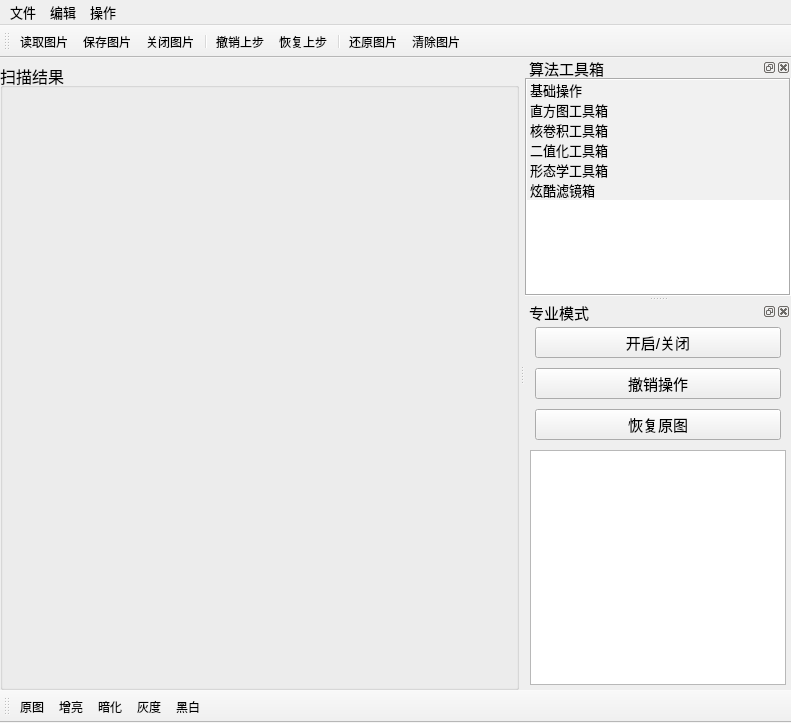
<?xml version="1.0" encoding="UTF-8"?>
<ui version="4.0">
 <class>MainWindow</class>
 <widget class="QMainWindow" name="MainWindow">
  <property name="geometry">
   <rect>
    <x>0</x>
    <y>0</y>
    <width>791</width>
    <height>723</height>
   </rect>
  </property>
  <property name="windowTitle">
   <string>Image Processor</string>
  </property>
  <property name="layoutDirection">
   <enum>Qt::LeftToRight</enum>
  </property>
  <property name="autoFillBackground">
   <bool>false</bool>
  </property>
  <property name="styleSheet">
   <string notr="true"/>
  </property>
  <property name="toolButtonStyle">
   <enum>Qt::ToolButtonIconOnly</enum>
  </property>
  <property name="documentMode">
   <bool>true</bool>
  </property>
  <property name="tabShape">
   <enum>QTabWidget::Rounded</enum>
  </property>
  <property name="dockNestingEnabled">
   <bool>true</bool>
  </property>
  <property name="dockOptions">
   <set>QMainWindow::AllowNestedDocks|QMainWindow::AllowTabbedDocks|QMainWindow::AnimatedDocks</set>
  </property>
  <property name="unifiedTitleAndToolBarOnMac">
   <bool>false</bool>
  </property>
  <widget class="QWidget" name="centralwidget">
   <property name="sizePolicy">
    <sizepolicy hsizetype="Expanding" vsizetype="Expanding">
     <horstretch>0</horstretch>
     <verstretch>0</verstretch>
    </sizepolicy>
   </property>
   <property name="maximumSize">
    <size>
     <width>16777215</width>
     <height>16777215</height>
    </size>
   </property>
   <layout class="QHBoxLayout" name="horizontalLayout_7">
    <property name="spacing">
     <number>0</number>
    </property>
    <property name="leftMargin">
     <number>0</number>
    </property>
    <property name="topMargin">
     <number>5</number>
    </property>
    <property name="rightMargin">
     <number>0</number>
    </property>
    <property name="bottomMargin">
     <number>0</number>
    </property>
    <item>
     <widget class="QSplitter" name="splitter">
      <property name="orientation">
       <enum>Qt::Horizontal</enum>
      </property>
      <widget class="QGroupBox" name="groupBox">
       <property name="font">
        <font>
         <pointsize>12</pointsize>
        </font>
       </property>
       <property name="title">
        <string>扫描结果</string>
       </property>
       <layout class="QVBoxLayout" name="initial_img">
        <property name="spacing">
         <number>0</number>
        </property>
        <property name="leftMargin">
         <number>0</number>
        </property>
        <property name="topMargin">
         <number>0</number>
        </property>
        <property name="rightMargin">
         <number>0</number>
        </property>
        <property name="bottomMargin">
         <number>0</number>
        </property>
       </layout>
      </widget>
     </widget>
    </item>
   </layout>
  </widget>
  <widget class="QMenuBar" name="menubar">
   <property name="geometry">
    <rect>
     <x>0</x>
     <y>0</y>
     <width>791</width>
     <height>29</height>
    </rect>
   </property>
   <property name="font">
    <font>
     <family>Microsoft YaHei</family>
     <pointsize>10</pointsize>
     <stylestrategy>PreferDefault</stylestrategy>
    </font>
   </property>
   <property name="autoFillBackground">
    <bool>false</bool>
   </property>
   <property name="styleSheet">
    <string notr="true"/>
   </property>
   <property name="defaultUp">
    <bool>false</bool>
   </property>
   <property name="nativeMenuBar">
    <bool>true</bool>
   </property>
   <widget class="QMenu" name="menuFile">
    <property name="font">
     <font>
      <pointsize>9</pointsize>
     </font>
    </property>
    <property name="contextMenuPolicy">
     <enum>Qt::DefaultContextMenu</enum>
    </property>
    <property name="styleSheet">
     <string notr="true"/>
    </property>
    <property name="title">
     <string>文件</string>
    </property>
    <addaction name="action_load_img"/>
    <addaction name="action_save_img"/>
   </widget>
   <widget class="QMenu" name="menu_edit">
    <property name="title">
     <string>编辑</string>
    </property>
    <addaction name="action_undo"/>
    <addaction name="action_redo"/>
    <addaction name="action_original_img"/>
    <addaction name="action_clear_img"/>
    <addaction name="action_close_img"/>
   </widget>
   <widget class="QMenu" name="menu">
    <property name="title">
     <string>操作</string>
    </property>
   </widget>
   <addaction name="menuFile"/>
   <addaction name="menu_edit"/>
   <addaction name="menu"/>
  </widget>
  <widget class="QToolBar" name="toolBar">
   <property name="windowTitle">
    <string>工具栏</string>
   </property>
   <property name="layoutDirection">
    <enum>Qt::LeftToRight</enum>
   </property>
   <property name="styleSheet">
    <string notr="true"/>
   </property>
   <property name="toolButtonStyle">
    <enum>Qt::ToolButtonIconOnly</enum>
   </property>
   <attribute name="toolBarArea">
    <enum>TopToolBarArea</enum>
   </attribute>
   <attribute name="toolBarBreak">
    <bool>false</bool>
   </attribute>
   <addaction name="action_load_img"/>
   <addaction name="action_save_img"/>
   <addaction name="action_close_img"/>
   <addaction name="separator"/>
   <addaction name="action_undo"/>
   <addaction name="action_redo"/>
   <addaction name="separator"/>
   <addaction name="action_original_img"/>
   <addaction name="action_clear_img"/>
  </widget>
  <widget class="QToolBar" name="Method_bar">
   <property name="font">
    <font>
     <weight>50</weight>
     <italic>false</italic>
     <bold>false</bold>
    </font>
   </property>
   <property name="windowTitle">
    <string>基础模式</string>
   </property>
   <property name="allowedAreas">
    <set>Qt::AllToolBarAreas</set>
   </property>
   <property name="iconSize">
    <size>
     <width>120</width>
     <height>120</height>
    </size>
   </property>
   <property name="toolButtonStyle">
    <enum>Qt::ToolButtonTextUnderIcon</enum>
   </property>
   <attribute name="toolBarArea">
    <enum>BottomToolBarArea</enum>
   </attribute>
   <attribute name="toolBarBreak">
    <bool>false</bool>
   </attribute>
   <addaction name="original"/>
   <addaction name="brighter"/>
   <addaction name="dimmer"/>
   <addaction name="graystyle"/>
   <addaction name="binary"/>
  </widget>
  <widget class="QDockWidget" name="dockWidget">
   <property name="minimumSize">
    <size>
     <width>89</width>
     <height>120</height>
    </size>
   </property>
   <property name="font">
    <font>
     <pointsize>11</pointsize>
    </font>
   </property>
   <property name="windowTitle">
    <string>算法工具箱</string>
   </property>
   <attribute name="dockWidgetArea">
    <number>2</number>
   </attribute>
   <widget class="QWidget" name="dockWidgetContents">
    <layout class="QVBoxLayout" name="verticalLayout">
     <property name="spacing">
      <number>0</number>
     </property>
     <property name="leftMargin">
      <number>0</number>
     </property>
     <property name="topMargin">
      <number>0</number>
     </property>
     <property name="rightMargin">
      <number>0</number>
     </property>
     <property name="bottomMargin">
      <number>0</number>
     </property>
     <item>
      <widget class="QSplitter" name="splitter_2">
       <property name="orientation">
        <enum>Qt::Vertical</enum>
       </property>
       <widget class="QFrame" name="frame_2">
        <property name="frameShape">
         <enum>QFrame::NoFrame</enum>
        </property>
        <property name="frameShadow">
         <enum>QFrame::Raised</enum>
        </property>
        <layout class="QVBoxLayout" name="verticalLayout_2">
         <property name="spacing">
          <number>0</number>
         </property>
         <property name="leftMargin">
          <number>0</number>
         </property>
         <property name="topMargin">
          <number>0</number>
         </property>
         <property name="rightMargin">
          <number>0</number>
         </property>
         <property name="bottomMargin">
          <number>0</number>
         </property>
         <item>
          <widget class="QTreeWidget" name="treeWidget_2">
           <property name="sizePolicy">
            <sizepolicy hsizetype="Expanding" vsizetype="Preferred">
             <horstretch>0</horstretch>
             <verstretch>0</verstretch>
            </sizepolicy>
           </property>
           <property name="autoFillBackground">
            <bool>false</bool>
           </property>
           <property name="styleSheet">
            <string notr="true">background-color: rgb(255, 255, 255);
selection-background-color: rgb(236, 236, 236);
alternate-background-color: rgb(232, 232, 232);</string>
           </property>
           <property name="frameShape">
            <enum>QFrame::Box</enum>
           </property>
           <property name="frameShadow">
            <enum>QFrame::Sunken</enum>
           </property>
           <property name="midLineWidth">
            <number>0</number>
           </property>
           <property name="editTriggers">
            <set>QAbstractItemView::DoubleClicked|QAbstractItemView::EditKeyPressed</set>
           </property>
           <property name="dragEnabled">
            <bool>false</bool>
           </property>
           <property name="selectionBehavior">
            <enum>QAbstractItemView::SelectRows</enum>
           </property>
           <property name="textElideMode">
            <enum>Qt::ElideLeft</enum>
           </property>
           <property name="autoExpandDelay">
            <number>-1</number>
           </property>
           <property name="indentation">
            <number>20</number>
           </property>
           <property name="rootIsDecorated">
            <bool>false</bool>
           </property>
           <property name="uniformRowHeights">
            <bool>false</bool>
           </property>
           <property name="itemsExpandable">
            <bool>true</bool>
           </property>
           <property name="sortingEnabled">
            <bool>false</bool>
           </property>
           <property name="animated">
            <bool>false</bool>
           </property>
           <property name="allColumnsShowFocus">
            <bool>true</bool>
           </property>
           <property name="wordWrap">
            <bool>false</bool>
           </property>
           <property name="headerHidden">
            <bool>true</bool>
           </property>
           <property name="expandsOnDoubleClick">
            <bool>false</bool>
           </property>
           <property name="columnCount">
            <number>1</number>
           </property>
           <attribute name="headerVisible">
            <bool>false</bool>
           </attribute>
           <attribute name="headerCascadingSectionResizes">
            <bool>false</bool>
           </attribute>
           <attribute name="headerMinimumSectionSize">
            <number>29</number>
           </attribute>
           <attribute name="headerHighlightSections">
            <bool>false</bool>
           </attribute>
           <attribute name="headerShowSortIndicator" stdset="0">
            <bool>false</bool>
           </attribute>
           <attribute name="headerStretchLastSection">
            <bool>true</bool>
           </attribute>
           <column>
            <property name="text">
             <string>工具栏</string>
            </property>
           </column>
           <item>
            <property name="text">
             <string>基础操作</string>
            </property>
            <property name="font">
             <font>
              <family>Microsoft YaHei</family>
              <pointsize>10</pointsize>
             </font>
            </property>
            <property name="background">
             <brush brushstyle="SolidPattern">
              <color alpha="255">
               <red>241</red>
               <green>241</green>
               <blue>241</blue>
              </color>
             </brush>
            </property>
            <property name="icon">
             <iconset>
              <selectedoff>../../material/arrow-right.png</selectedoff>
              <selectedon>../../material/arrow-down.png</selectedon>
             </iconset>
            </property>
            <item>
             <property name="text">
              <string>原图</string>
             </property>
            </item>
            <item>
             <property name="text">
              <string>增亮</string>
             </property>
             <property name="toolTip">
              <string/>
             </property>
             <property name="whatsThis">
              <string/>
             </property>
            </item>
            <item>
             <property name="text">
              <string>暗化</string>
             </property>
             <property name="toolTip">
              <string/>
             </property>
             <property name="whatsThis">
              <string/>
             </property>
            </item>
            <item>
             <property name="text">
              <string>灰度图</string>
             </property>
             <property name="toolTip">
              <string/>
             </property>
             <property name="whatsThis">
              <string/>
             </property>
            </item>
            <item>
             <property name="text">
              <string>黑白图</string>
             </property>
             <property name="toolTip">
              <string/>
             </property>
             <property name="whatsThis">
              <string/>
             </property>
            </item>
           </item>
           <item>
            <property name="text">
             <string>直方图工具箱</string>
            </property>
            <property name="font">
             <font>
              <family>Microsoft YaHei</family>
              <pointsize>10</pointsize>
             </font>
            </property>
            <property name="textAlignment">
             <set>AlignLeading|AlignVCenter</set>
            </property>
            <property name="background">
             <brush brushstyle="SolidPattern">
              <color alpha="255">
               <red>241</red>
               <green>241</green>
               <blue>241</blue>
              </color>
             </brush>
            </property>
            <property name="foreground">
             <brush brushstyle="NoBrush">
              <color alpha="255">
               <red>0</red>
               <green>0</green>
               <blue>0</blue>
              </color>
             </brush>
            </property>
            <property name="icon">
             <iconset>
              <selectedoff>../../material/arrow-right.png</selectedoff>
              <selectedon>../../material/arrow-down.png</selectedon>
             </iconset>
            </property>
            <item>
             <property name="text">
              <string>SSR</string>
             </property>
            </item>
            <item>
             <property name="text">
              <string>直方图均衡化</string>
             </property>
            </item>
            <item>
             <property name="text">
              <string>Clahe</string>
             </property>
             <property name="toolTip">
              <string/>
             </property>
            </item>
            <item>
             <property name="text">
              <string>Clahe(YUV)</string>
             </property>
             <property name="toolTip">
              <string/>
             </property>
             <property name="statusTip">
              <string/>
             </property>
             <property name="whatsThis">
              <string/>
             </property>
            </item>
            <item>
             <property name="text">
              <string>drag</string>
             </property>
            </item>
           </item>
           <item>
            <property name="text">
             <string>核卷积工具箱</string>
            </property>
            <property name="font">
             <font>
              <pointsize>10</pointsize>
             </font>
            </property>
            <property name="background">
             <brush brushstyle="SolidPattern">
              <color alpha="255">
               <red>241</red>
               <green>241</green>
               <blue>241</blue>
              </color>
             </brush>
            </property>
            <property name="icon">
             <iconset>
              <selectedoff>../../material/arrow-right.png</selectedoff>
              <selectedon>../../material/arrow-down.png</selectedon>
             </iconset>
            </property>
            <item>
             <property name="text">
              <string>模糊</string>
             </property>
            </item>
            <item>
             <property name="text">
              <string>平滑</string>
             </property>
            </item>
            <item>
             <property name="text">
              <string>模板增强锐化</string>
             </property>
            </item>
            <item>
             <property name="text">
              <string>USM算法增强锐化</string>
             </property>
            </item>
            <item>
             <property name="text">
              <string>边缘增强</string>
             </property>
            </item>
            <item>
             <property name="text">
              <string>边缘增强超级版</string>
             </property>
            </item>
            <item>
             <property name="text">
              <string>轮廓获取</string>
             </property>
            </item>
            <item>
             <property name="text">
              <string>边缘检测</string>
             </property>
            </item>
           </item>
           <item>
            <property name="text">
             <string>二值化工具箱</string>
            </property>
            <property name="font">
             <font>
              <pointsize>10</pointsize>
             </font>
            </property>
            <property name="background">
             <brush brushstyle="SolidPattern">
              <color alpha="255">
               <red>241</red>
               <green>241</green>
               <blue>241</blue>
              </color>
             </brush>
            </property>
            <property name="icon">
             <iconset>
              <selectedoff>../../material/arrow-right.png</selectedoff>
              <selectedon>../../material/arrow-down.png</selectedon>
             </iconset>
            </property>
            <item>
             <property name="text">
              <string>Otsu</string>
             </property>
            </item>
            <item>
             <property name="text">
              <string>移动平均</string>
             </property>
            </item>
            <item>
             <property name="text">
              <string>自适应阈值处理</string>
             </property>
            </item>
            <item>
             <property name="text">
              <string>Sauvola最强二值化算法</string>
             </property>
            </item>
           </item>
           <item>
            <property name="text">
             <string>形态学工具箱</string>
            </property>
            <property name="font">
             <font>
              <family>Microsoft YaHei</family>
              <pointsize>10</pointsize>
             </font>
            </property>
            <property name="background">
             <brush brushstyle="SolidPattern">
              <color alpha="255">
               <red>241</red>
               <green>241</green>
               <blue>241</blue>
              </color>
             </brush>
            </property>
            <property name="icon">
             <iconset>
              <selectedoff>../../material/arrow-right.png</selectedoff>
              <selectedon>../../material/arrow-down.png</selectedon>
             </iconset>
            </property>
            <item>
             <property name="text">
              <string>腐蚀</string>
             </property>
            </item>
            <item>
             <property name="text">
              <string>膨胀</string>
             </property>
            </item>
            <item>
             <property name="text">
              <string>开运算</string>
             </property>
            </item>
            <item>
             <property name="text">
              <string>闭运算</string>
             </property>
            </item>
           </item>
           <item>
            <property name="text">
             <string>炫酷滤镜箱</string>
            </property>
            <property name="font">
             <font>
              <pointsize>10</pointsize>
             </font>
            </property>
            <property name="background">
             <brush brushstyle="SolidPattern">
              <color alpha="255">
               <red>241</red>
               <green>241</green>
               <blue>241</blue>
              </color>
             </brush>
            </property>
            <property name="icon">
             <iconset>
              <selectedoff>../../material/arrow-right.png</selectedoff>
              <selectedon>../../material/arrow-down.png</selectedon>
             </iconset>
            </property>
            <item>
             <property name="text">
              <string>复古特效</string>
             </property>
            </item>
            <item>
             <property name="text">
              <string>流年特效（红）</string>
             </property>
            </item>
            <item>
             <property name="text">
              <string>流年特效（绿）</string>
             </property>
            </item>
            <item>
             <property name="text">
              <string>流年特效（蓝）</string>
             </property>
            </item>
           </item>
          </widget>
         </item>
        </layout>
       </widget>
      </widget>
     </item>
    </layout>
   </widget>
  </widget>
  <widget class="QDockWidget" name="dockWidget_2">
   <property name="minimumSize">
    <size>
     <width>113</width>
     <height>239</height>
    </size>
   </property>
   <property name="font">
    <font>
     <pointsize>11</pointsize>
    </font>
   </property>
   <property name="windowTitle">
    <string>专业模式</string>
   </property>
   <attribute name="dockWidgetArea">
    <number>2</number>
   </attribute>
   <widget class="QWidget" name="dockWidgetContents_2">
    <property name="sizePolicy">
     <sizepolicy hsizetype="Expanding" vsizetype="Preferred">
      <horstretch>0</horstretch>
      <verstretch>0</verstretch>
     </sizepolicy>
    </property>
    <layout class="QVBoxLayout" name="verticalLayout_4">
     <property name="spacing">
      <number>10</number>
     </property>
     <property name="leftMargin">
      <number>5</number>
     </property>
     <property name="topMargin">
      <number>5</number>
     </property>
     <property name="rightMargin">
      <number>5</number>
     </property>
     <property name="bottomMargin">
      <number>5</number>
     </property>
     <item>
      <layout class="QVBoxLayout" name="verticalLayout_3">
       <property name="spacing">
        <number>10</number>
       </property>
       <property name="leftMargin">
        <number>5</number>
       </property>
       <property name="rightMargin">
        <number>5</number>
       </property>
       <item>
        <widget class="QPushButton" name="change_mode">
         <property name="toolTip">
          <string>进入该模式后，你可以任意叠加处理方法</string>
         </property>
         <property name="text">
          <string>开启/关闭</string>
         </property>
         <property name="checkable">
          <bool>true</bool>
         </property>
        </widget>
       </item>
       <item>
        <widget class="QPushButton" name="version_control">
         <property name="text">
          <string>撤销操作</string>
         </property>
        </widget>
       </item>
       <item>
        <widget class="QPushButton" name="pushButton">
         <property name="text">
          <string>恢复原图</string>
         </property>
        </widget>
       </item>
      </layout>
     </item>
     <item>
      <widget class="QTextEdit" name="text_method"/>
     </item>
    </layout>
   </widget>
  </widget>
  <action name="action_load_img">
   <property name="icon">
    <iconset>
     <normalon>../../material/file-open.png</normalon>
    </iconset>
   </property>
   <property name="text">
    <string>读取图片</string>
   </property>
   <property name="shortcut">
    <string>Ctrl+O</string>
   </property>
   <property name="shortcutContext">
    <enum>Qt::WindowShortcut</enum>
   </property>
   <property name="menuRole">
    <enum>QAction::TextHeuristicRole</enum>
   </property>
   <property name="iconVisibleInMenu">
    <bool>true</bool>
   </property>
  </action>
  <action name="action_save_img">
   <property name="icon">
    <iconset>
     <normalon>../../material/save.png</normalon>
    </iconset>
   </property>
   <property name="text">
    <string>保存图片</string>
   </property>
   <property name="shortcut">
    <string>Ctrl+S</string>
   </property>
  </action>
  <action name="action_clear_img">
   <property name="icon">
    <iconset>
     <normalon>../../material/ashbin.png</normalon>
    </iconset>
   </property>
   <property name="text">
    <string>清除图片</string>
   </property>
   <property name="shortcut">
    <string>Ctrl+Del</string>
   </property>
  </action>
  <action name="action_original_img">
   <property name="icon">
    <iconset>
     <normalon>../../material/refresh.png</normalon>
    </iconset>
   </property>
   <property name="text">
    <string>还原图片</string>
   </property>
   <property name="shortcut">
    <string>Ctrl+R</string>
   </property>
  </action>
  <action name="action_undo">
   <property name="icon">
    <iconset>
     <normalon>../../material/direction-left.png</normalon>
    </iconset>
   </property>
   <property name="text">
    <string>撤销上步</string>
   </property>
   <property name="shortcut">
    <string>Ctrl+Z</string>
   </property>
  </action>
  <action name="action_redo">
   <property name="icon">
    <iconset>
     <normalon>../../material/direction-right.png</normalon>
    </iconset>
   </property>
   <property name="text">
    <string>恢复上步</string>
   </property>
   <property name="shortcut">
    <string>Ctrl+Shift+Z</string>
   </property>
  </action>
  <action name="action_close_img">
   <property name="icon">
    <iconset>
     <normalon>../../material/close.png</normalon>
    </iconset>
   </property>
   <property name="text">
    <string>关闭图片</string>
   </property>
   <property name="shortcut">
    <string>Ctrl+Shift+Del</string>
   </property>
  </action>
  <action name="original">
   <property name="checkable">
    <bool>false</bool>
   </property>
   <property name="checked">
    <bool>false</bool>
   </property>
   <property name="text">
    <string>原图</string>
   </property>
   <property name="autoRepeat">
    <bool>true</bool>
   </property>
   <property name="visible">
    <bool>true</bool>
   </property>
   <property name="menuRole">
    <enum>QAction::TextHeuristicRole</enum>
   </property>
   <property name="iconVisibleInMenu">
    <bool>true</bool>
   </property>
   <property name="priority">
    <enum>QAction::NormalPriority</enum>
   </property>
  </action>
  <action name="brighter">
   <property name="text">
    <string>增亮</string>
   </property>
   <property name="toolTip">
    <string>增亮</string>
   </property>
  </action>
  <action name="dimmer">
   <property name="text">
    <string>暗化</string>
   </property>
   <property name="toolTip">
    <string>暗化</string>
   </property>
  </action>
  <action name="graystyle">
   <property name="text">
    <string>灰度</string>
   </property>
   <property name="toolTip">
    <string>灰度</string>
   </property>
  </action>
  <action name="binary">
   <property name="text">
    <string>黑白</string>
   </property>
   <property name="toolTip">
    <string>黑白</string>
   </property>
  </action>
 </widget>
 <resources/>
 <connections/>
 <slots>
  <slot>load_img()</slot>
 </slots>
</ui>
